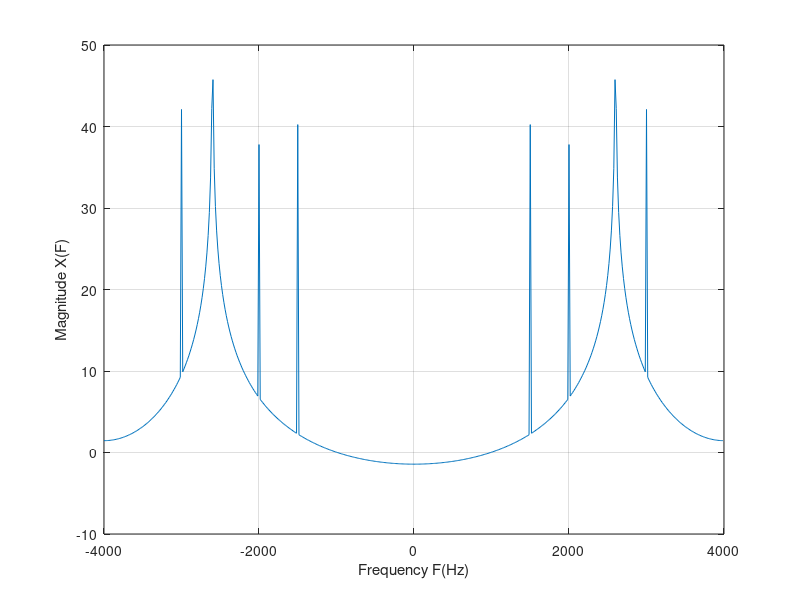
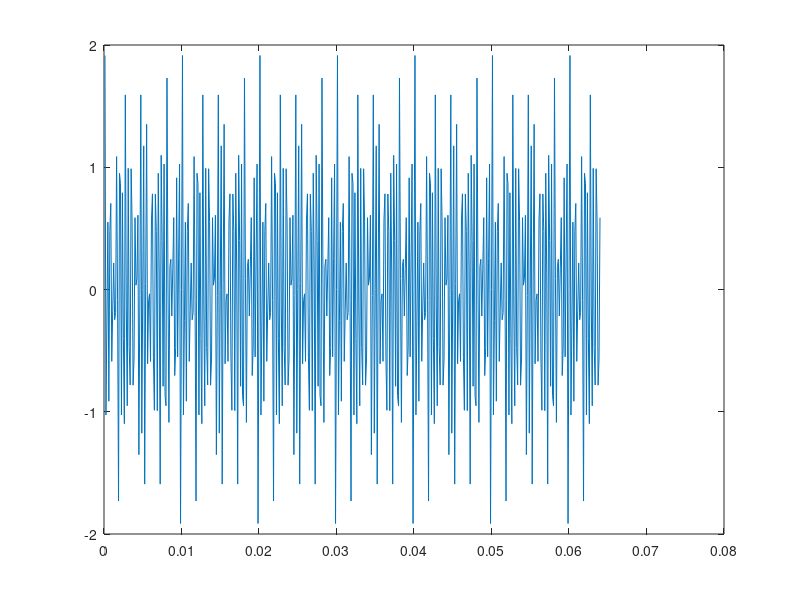

Source code (MATLAB) for these figures, in order:
Fsamp=8000;nFFT=512;
Amp=[.4 .3 .5 1];Freq=[1500;2000;3000;2600];
t=1/Fsamp:1/Fsamp:.1;
X=Amp*sin(2*pi*Freq*t);
plot(t,X);title('Mix of Sines');grid
x=X(1:512);
y=fft(x,nFFT);

mag = abs(y);
phase = angle(y);
phase = unwrap(phase);
fSpacing = Fsamp/nFFT;
fAxis = -Fsamp/2:fSpacing:Fsamp/2-fSpacing;
mag = fftshift(mag);
phase = fftshift(phase);

plot(fAxis,20*log10(mag));grid;
xlabel('Frequency F(Hz)')
ylabel('Magnitude X(F)')

figure
plot(fAxis,phase);grid
xlabel('Frequency F(Hz)')
ylabel('Phase X(F)')

x=ifft(y,nFFT)
plot(t(1:512),x);